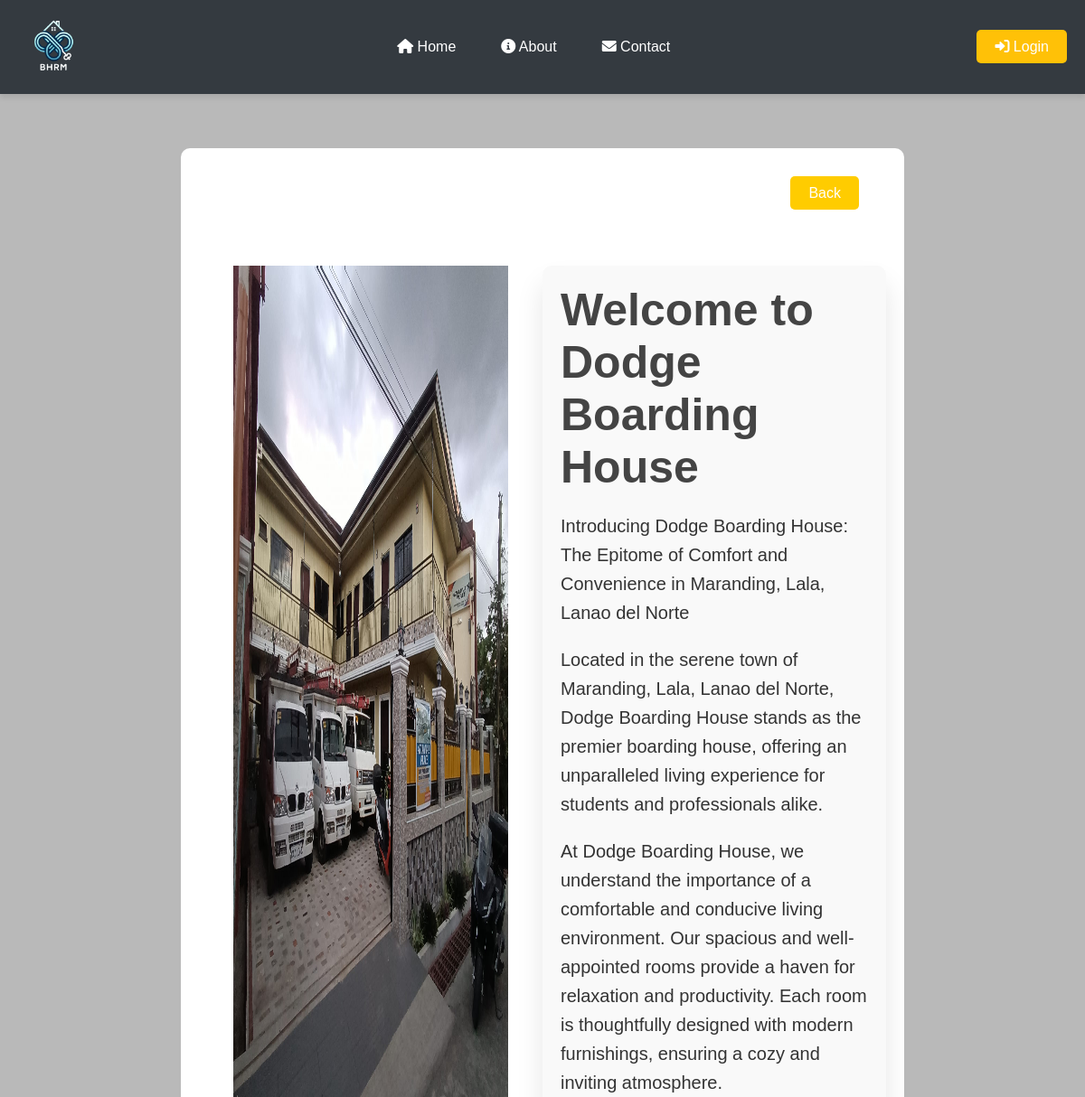
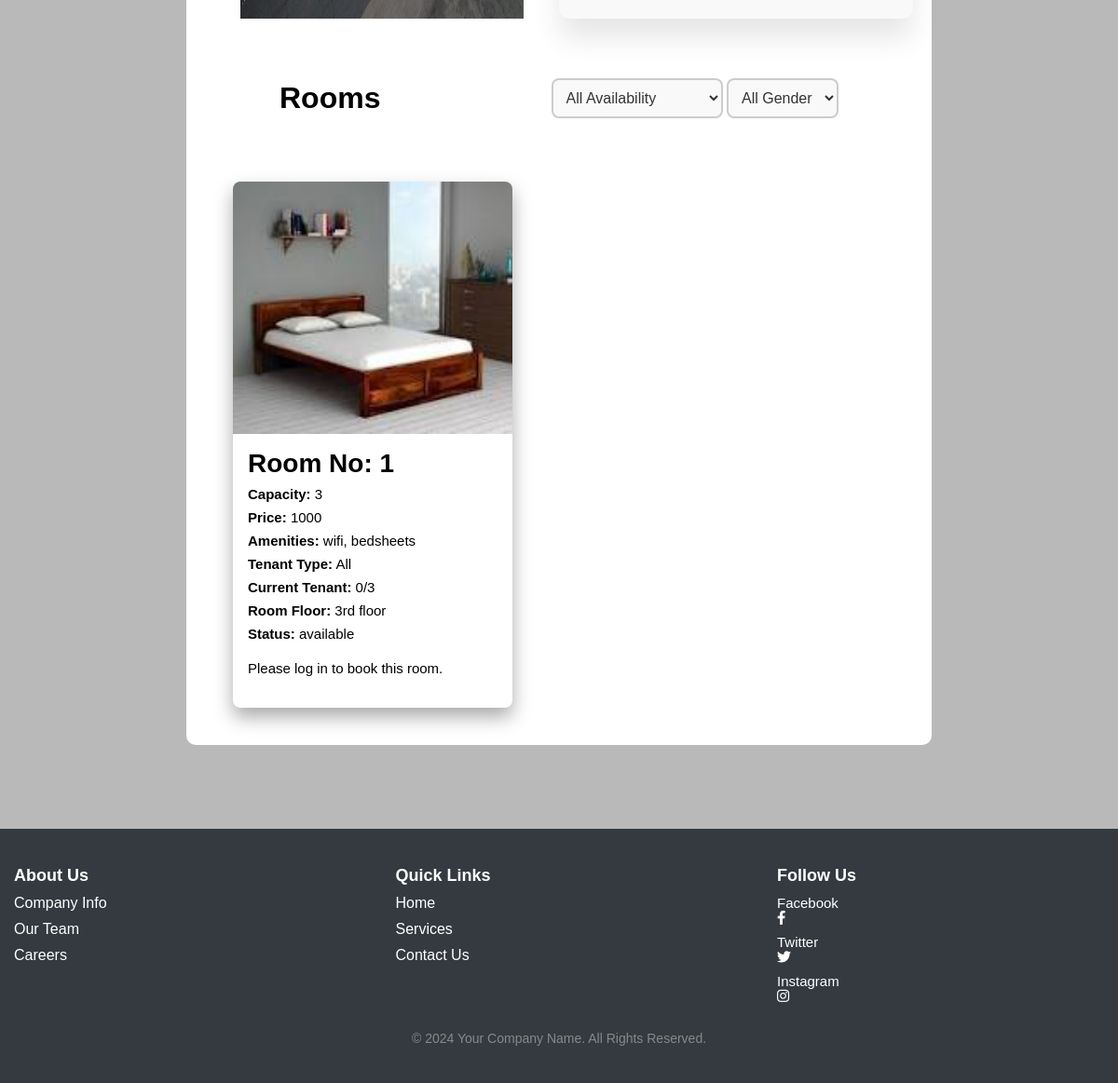
Page /boardinghouse.php?hname=Dodge Boarding House on the committed database (2 pictures, top to bottom).
### tables this page shows
CREATE TABLE `boardinghouses` (
  `id` int(11) NOT NULL,
  `owner` varchar(255) NOT NULL,
  `hname` varchar(25) NOT NULL,
  `haddress` varchar(25) NOT NULL,
  `contact_no` int(255) NOT NULL,
  `landlord` varchar(255) NOT NULL
);

CREATE TABLE `documents` (
  `id` int(255) NOT NULL,
  `bar_clear` varchar(255) NOT NULL,
  `bus_per` varchar(255) NOT NULL,
  `image` varchar(255) NOT NULL,
  `hname` varchar(255) NOT NULL,
  `owner` varchar(255) NOT NULL
);

CREATE TABLE `rooms` (
  `id` int(11) NOT NULL,
  `room_no` int(255) NOT NULL,
  `capacity` int(255) NOT NULL,
  `current_tenant` int(255) NOT NULL,
  `amenities` varchar(255) NOT NULL,
  `tenant_type` varchar(255) NOT NULL,
  `room_floor` varchar(255) NOT NULL,
  `price` int(255) NOT NULL,
  `image` varchar(255) NOT NULL,
  `status` varchar(255) NOT NULL,
  `hname` varchar(255) NOT NULL,
  `owner` varchar(255) NOT NULL
);

### boardinghouse.php (the view, shortened to what this page needs)
<?php
require 'php/connection.php';
if(!empty($_SESSION["uname"]) && $_SESSION["role"] == 'user'){
    if (isset($_GET['hname'])){
        $_SESSION['hname'] = $_GET['hname'];
        $hname = $_SESSION['hname'];
        $query = "select * from boardinghouses inner join documents on boardinghouses.hname = documents.hname where boardinghouses.hname = '$hname'";
        $result = mysqli_query($conn, $query);
        $fetch = mysqli_fetch_assoc($result);
        $img = $fetch['image'];
        echo "
        <script src='jquery.min.js'></script>
        <link rel='stylesheet' href='toastr.min.css'/>
        <script src='toastr.min.js'></script>
        <script>
            $(document).ready(function() {
                // Check if the login message should be displayed
                " . (isset($_SESSION['login_message_displayed']) ? "toastr.success('Logged in Successfully');" : "") . "
            });
        </script>
        ";
        if (isset($_SESSION['login_message_displayed'])) {
            unset($_SESSION['login_message_displayed']);
        }
    }
}else{
    $hname = $_GET['hname'];
    $query = "select * from boardinghouses inner join documents on boardinghouses.hname = documents.hname where boardinghouses.hname = '$hname'";
    $result = mysqli_query($conn, $query);
    $fetch = mysqli_fetch_assoc($result);
}
?>
<!DOCTYPE html>
<html lang="en">
<head>
</head>
<body>
    <div class="background">
        <?php include 'navbar.php'; ?>
        <div class="content-background">
            <div class="back">
                <div>
                    <?php
                        if(empty($_SESSION['uname'])){
                            echo '<a class="btn" href="index.php">Back</a>';
                        }else{
                            echo '<a class="btn" href="index.php">Back</a>';
                        }
                    ?>
                </div>
            </div>
            <div class="section1">
                <div class="secrow1">
                    <?php if(!empty($_SESSION['uname'])): ?>
                    <img src="<?php echo $img ?>">
                    <?php else: ?>
                    <img src="<?php echo $fetch['image'] ?>">
                    <?php endif; ?>
                </div>
                <div class="secrow2">
                    <div class="text-box">
                        <h1>Welcome to <?php if(!empty($_SESSION['hname'])){ echo $_SESSION['hname']; }else {  echo $_GET['hname']; } ?></h1>
                        <p>Introducing <?php if(!empty($_SESSION['hname'])){ echo $_SESSION['hname']; }else {  echo $_GET['hname']; } ?>: The Epitome of Comfort and Convenience in Maranding, Lala, Lanao del Norte</p>
                        <p>Located in the serene town of Maranding, Lala, Lanao del Norte, <?php if(!empty($_SESSION['hname'])){ echo $_SESSION['hname']; }else {  echo $_GET['hname']; } ?> stands as the premier boarding house, offering an unparalleled living experience for students and professionals alike.</p>
                        <p>At <?php if(!empty($_SESSION['hname'])){ echo $_SESSION['hname']; }else {  echo $_GET['hname']; } ?>, we understand the importance of a comfortable
                        and conducive living environment. Our spacious and well-appointed rooms provide a haven for relaxation and productivity. Each room is thoughtfully designed with modern furnishings, ensuring a cozy and inviting atmosphere.</p>
                    </div>
                </div>
            </div>
            <div class="section2">
                <div class="room-header">
                    <h1>Rooms</h1>
                </div>
                <div class="form">
                    <form method="get" action="">
                        <select name="availability" onchange="this.form.submit()">
                            <option value="">All Availability</option>
                        </select>
                        <select name="tenant_type" onchange="this.form.submit()">
                            <option value="">All Gender</option>
                        </select>
                    </form>
                </div>
            </div>
            <div class="section3">
                <?php
                if (!empty($_SESSION["uname"]) && $_SESSION['role'] == 'user' || empty($_SESSION["uname"])){
                    $hname = isset($_SESSION['hname']) ? $_SESSION['hname'] : '';
                    if ($hname != '') {
                        $query = "SELECT * FROM rooms WHERE hname = '$hname'";
                        $result = mysqli_query($conn, $query);
                        if ($result && mysqli_num_rows($result) > 0) {
                            while ($fetch = mysqli_fetch_assoc($result)) {
                                $hname = $fetch['hname'];
                                $capacity = $fetch['capacity'];
                                $tenantcount = $fetch['current_tenant'];
                                $roomno = $fetch['room_no'];
                        ?>
                                <div class="card">
                                    <img src="<?php echo $fetch['image']?>" class="card-img-top" alt="Room Image">
                                    <div class="card-content">
                                    <h5><strong></strong> Room No: </strong><?php echo $fetch['room_no']?></h5>
                                    <p><strong> Capacity:</strong> <?php echo $fetch['capacity']?></p>
                                    <p><strong> Price:</strong> <?php echo $fetch['price']?></p>
                                    <p><strong>Amenities:</strong> <?php echo $fetch['amenities']?></p>
                                    <p><strong>Tenant Type:</strong>  <?php echo $fetch['tenant_type']?></p>
                                    <p><strong>Current Tenant:</strong> <?php echo $fetch['current_tenant']; ?>/<?php echo $fetch['capacity']?> </p>
                                    <p><strong>Room Floor:</strong>  <?php echo $fetch['room_floor']?> </p>
                                    <p><strong>Status:</strong> <?php echo $fetch['status']?></p>
                                        <div class="room-btn">
                                        <?php
                                            if ($tenantcount == $capacity) {
                                                $query = "UPDATE rooms SET status = 'Full' WHERE room_no = $roomno AND hname = '$hname'";
                                                mysqli_query($conn, $query);
                                            } else if ($tenantcount < $capacity) {
                                                $query = "UPDATE rooms SET status = 'Available' WHERE room_no = $roomno AND hname = '$hname'";
                                                mysqli_query($conn, $query);
                                                $roomQuery = "SELECT tenant_type FROM rooms WHERE room_no = $roomno AND hname = '$hname'";
                                                $roomResult = mysqli_query($conn, $roomQuery);
                                                $roomData = mysqli_fetch_assoc($roomResult);
                                                if (isset($_SESSION['uname'])) {
                                                    $userQuery = "SELECT role, gender FROM users WHERE uname = '" . $_SESSION['uname'] . "'";
                                                    $userResult = mysqli_query($conn, $userQuery);
                                                    $userData = mysqli_fetch_assoc($userResult);
                                                    if ($roomData['tenant_type'] === 'All' || strtolower($roomData['tenant_type']) === strtolower($userData['gender'])) {
                                                        ?>
                                                        <a href='book-in.php?roomno=<?php echo $roomno; ?>' class='btn btn-warning'>Book Now!</a>
                                                        <?php
                                                    } else {
                                                        echo "<p>This room is restricted to " . ucfirst($roomData['tenant_type']) . " tenants.</p>";
                                                    }
                                                } else {
                                                    echo "<p>Please log in to book this room.</p>";
                                                }
                                            }
                                        ?>
                                        </div>
                                    </div>
                                </div>
                <?php
                            }
                        }
                    }
                }
                ?>
            </div>
        </div>
        <footer class="footer">
            <div class="container">
                <div class="row">
                    <div class="footer-col">
                        <h4>About Us</h4>
                        <ul>
                            <li><a href="#">Company Info</a></li>
                            <li><a href="#">Our Team</a></li>
                            <li><a href="#">Careers</a></li>
                        </ul>
                    </div>
                    <div class="footer-col">
                        <h4>Quick Links</h4>
                        <ul>
                            <li><a href="#">Home</a></li>
                            <li><a href="#">Services</a></li>
                            <li><a href="#">Contact Us</a></li>
                        </ul>
                    </div>
                    <div class="footer-col">
                        <h4>Follow Us</h4>
                        <div class="social-links">
                            <a href="#">Facebook<i class="fab fa-facebook-f"></i></a>
                            <a href="#">Twitter<i class="fab fa-twitter"></i></a>
                            <a href="#">Instagram<i class="fab fa-instagram"></i></a>
                        </div>
                    </div>
                </div>
                <p class="footer-bottom-text">© 2024 Your Company Name. All Rights Reserved.</p>
            </div>
        </footer>
    </div>
</body>
</html>

### boardinghouse.php (style rules this page uses)
* { margin: 0; padding: 0; box-sizing: border-box; font-family: sans-serif; }
a { text-decoration: none; color: black; }
body { margin: 0; padding: 0; box-sizing: border-box; color: black; }
.background { background-color: #b9b9b9; background-size: cover; background-position: center; background-repeat: no-repeat; min-height: auto; }
.content-background { background-color: white; margin: 60px 200px 90px 200px; border-radius: 10px; }
.back { height: 100px; display: flex; justify-content: right; align-items: center; margin-right: 50px; }
.back a { height: auto; }
.secrow1 { display: flex; justify-content: center; align-items: top; }
.secrow1 img { overflow: hidden; width: 80%; height: 100%; }
.text-box { background-color: #f9f9f9; padding: 20px; border-radius: 10px; box-shadow: 0px 20px 30px rgba(0, 0, 0, 0.1); font-family: Arial, sans-serif; color: #333; }
.text-box h1 { color: #444; margin-bottom: 15px; }
.text-box p { line-height: 1.6; }
.secrow2 h1 { font-size: 50px; }
.secrow2 p { margin-top: 20px; font-size: 20px; }
.section2 { margin: auto; width: 80%; background-color: rgb(255, 255, 255); height: 130px; font-weight: 20; border-radius: 10px; padding: 20px; display: flex; }
.room-header { display: flex; flex-direction: row; align-items: center; }
.form { width: 100%; display: flex; flex-direction: row; justify-content: flex-end; align-items: center; }
.form select { padding: 10px; font-size: 16px; border: 2px solid #ccc; border-radius: 8px; background-color: #f9f9f9; color: #333; outline: none; transition: border-color 0.3s ease; }
.btn { color: rgb(255, 255, 255); padding: 10px 20px; border-radius: 5px; font-size: 16px; cursor: pointer; background-color: #ffcc00; }
.section3 { height: auto; display: flex; border-radius: 10px; flex-wrap: wrap; padding-top: 5px; padding-left: 30px; padding-right: 30px; padding-bottom: 20px; }
.card img { width: 100%; height: 50%; }
.card-content { padding: 16px; }
.card-content h5 { font-size: 28px; margin-bottom: 8px; }
.card-content p { color: black; font-size: 15px; margin-bottom: 8px; }
.room-btn { margin-top: 20px; }
.footer { background-color: #343a40; color: white; padding: 40px 0; font-family: Arial, sans-serif; }
.footer .container { max-width: 1200px; margin: 0 auto; padding: 0 15px; }
.footer .row { display: flex; justify-content: space-between; }
.footer-col { width: 30%; }
.footer-col h4 { font-size: 18px; margin-bottom: 10px; font-weight: bold; }
.footer-col ul { list-style-type: none; padding-left: 0; }
.footer-col ul li { margin-bottom: 10px; }
.footer-col ul li a { color: white; text-decoration: none; transition: color 0.3s ease; }
.footer-col .social-links a { color: white; margin-right: 10px; font-size: 15px; transition: color 0.3s ease; display: flex; flex-direction: column; margin-top: 10px; }
.footer-col .social-links a:first-child { margin-top: 0px; }
.footer-bottom-text { text-align: center; margin-top: 30px; font-size: 14px; color: #888; }
.section1 { background-color: white; height: auto; font-weight: 20; display: grid; grid-template-columns: 1fr 1fr; border-radius: 10px; padding: 20px; padding-top: 30px; }
.card { width: 300px; border-radius: 8px; overflow: hidden; box-shadow: 0px 10px 20px #aaaaaa; margin: 20px; display: flex; flex-direction: column; justify-content: space-between; padding-bottom: 10px; height: auto; }

### navbar.php (style rules this page uses)
* { margin: 0; padding: 0; box-sizing: border-box; font-family: sans-serif; }

### rows in the picture
boardinghouses: documents.image (picture)
rooms: image (picture), room_no "1", capacity "3", price "1000", amenities "wifi, bedsheets", tenant_type "All", current_tenant "0", room_floor "3rd floor", status "available", shows "Please log in to book this room."

### other values in the picture
$_GET['hname'] "Dodge Boarding House"
